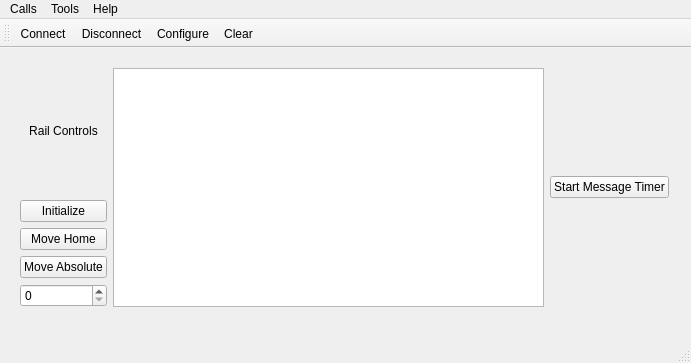
<?xml version="1.0" encoding="UTF-8"?>
<ui version="4.0">
 <class>MainWindow</class>
 <widget class="QMainWindow" name="MainWindow">
  <property name="geometry">
   <rect>
    <x>0</x>
    <y>0</y>
    <width>691</width>
    <height>363</height>
   </rect>
  </property>
  <property name="windowTitle">
   <string>Comm Test</string>
  </property>
  <widget class="QWidget" name="centralWidget">
   <widget class="QWidget" name="layoutWidget">
    <property name="geometry">
     <rect>
      <x>9</x>
      <y>9</y>
      <width>671</width>
      <height>261</height>
     </rect>
    </property>
    <layout class="QHBoxLayout" name="horizontalLayout">
     <item>
      <layout class="QVBoxLayout" name="verticalLayout">
       <item>
        <widget class="QLabel" name="label">
         <property name="text">
          <string>Rail Controls</string>
         </property>
         <property name="alignment">
          <set>Qt::AlignCenter</set>
         </property>
        </widget>
       </item>
       <item>
        <widget class="QPushButton" name="pushButtonInitialize">
         <property name="text">
          <string>Initialize</string>
         </property>
        </widget>
       </item>
       <item>
        <widget class="QPushButton" name="pushButtonMoveHome">
         <property name="text">
          <string>Move Home</string>
         </property>
        </widget>
       </item>
       <item>
        <widget class="QPushButton" name="pushButtonMoveAbsolute">
         <property name="text">
          <string>Move Absolute</string>
         </property>
        </widget>
       </item>
       <item>
        <widget class="QSpinBox" name="spinBoxAbsoluteValue">
         <property name="maximum">
          <number>299</number>
         </property>
        </widget>
       </item>
      </layout>
     </item>
     <item>
      <widget class="QPlainTextEdit" name="plainTextEdit"/>
     </item>
     <item>
      <layout class="QVBoxLayout" name="verticalLayout_3"/>
     </item>
     <item>
      <widget class="QPushButton" name="pushButtonStartMessageTimer">
       <property name="text">
        <string>Start Message Timer</string>
       </property>
      </widget>
     </item>
    </layout>
   </widget>
  </widget>
  <widget class="QMenuBar" name="menuBar">
   <property name="geometry">
    <rect>
     <x>0</x>
     <y>0</y>
     <width>691</width>
     <height>22</height>
    </rect>
   </property>
   <widget class="QMenu" name="menuCalls">
    <property name="title">
     <string>Calls</string>
    </property>
    <addaction name="actionConnect"/>
    <addaction name="actionDisconnect"/>
    <addaction name="separator"/>
    <addaction name="actionQuit"/>
   </widget>
   <widget class="QMenu" name="menuTools">
    <property name="title">
     <string>Tools</string>
    </property>
    <addaction name="actionConfigure"/>
    <addaction name="actionClear"/>
   </widget>
   <widget class="QMenu" name="menuHelp">
    <property name="title">
     <string>Help</string>
    </property>
    <addaction name="actionAbout"/>
    <addaction name="actionAboutQt"/>
   </widget>
   <addaction name="menuCalls"/>
   <addaction name="menuTools"/>
   <addaction name="menuHelp"/>
  </widget>
  <widget class="QToolBar" name="mainToolBar">
   <attribute name="toolBarArea">
    <enum>TopToolBarArea</enum>
   </attribute>
   <attribute name="toolBarBreak">
    <bool>false</bool>
   </attribute>
   <addaction name="actionConnect"/>
   <addaction name="actionDisconnect"/>
   <addaction name="actionConfigure"/>
   <addaction name="actionClear"/>
  </widget>
  <widget class="QStatusBar" name="statusBar"/>
  <action name="actionAbout">
   <property name="text">
    <string>&amp;About</string>
   </property>
   <property name="toolTip">
    <string>About program</string>
   </property>
   <property name="shortcut">
    <string>Alt+A</string>
   </property>
  </action>
  <action name="actionAboutQt">
   <property name="text">
    <string>About Qt</string>
   </property>
  </action>
  <action name="actionConnect">
   <property name="icon">
    <iconset resource="RailComm.qrc">
     <normaloff>:/images/connect.png</normaloff>:/images/connect.png</iconset>
   </property>
   <property name="text">
    <string>C&amp;onnect</string>
   </property>
   <property name="toolTip">
    <string>Connect to serial port</string>
   </property>
   <property name="shortcut">
    <string>Ctrl+O</string>
   </property>
  </action>
  <action name="actionDisconnect">
   <property name="icon">
    <iconset resource="RailComm.qrc">
     <normaloff>:/images/disconnect.png</normaloff>:/images/disconnect.png</iconset>
   </property>
   <property name="text">
    <string>&amp;Disconnect</string>
   </property>
   <property name="toolTip">
    <string>Disconnect from serial port</string>
   </property>
   <property name="shortcut">
    <string>Ctrl+D</string>
   </property>
  </action>
  <action name="actionConfigure">
   <property name="icon">
    <iconset resource="RailComm.qrc">
     <normaloff>:/images/settings.png</normaloff>:/images/settings.png</iconset>
   </property>
   <property name="text">
    <string>&amp;Configure</string>
   </property>
   <property name="toolTip">
    <string>Configure serial port</string>
   </property>
   <property name="shortcut">
    <string>Alt+C</string>
   </property>
  </action>
  <action name="actionClear">
   <property name="icon">
    <iconset resource="RailComm.qrc">
     <normaloff>:/images/clear.png</normaloff>:/images/clear.png</iconset>
   </property>
   <property name="text">
    <string>C&amp;lear</string>
   </property>
   <property name="toolTip">
    <string>Clear data</string>
   </property>
   <property name="shortcut">
    <string>Alt+L</string>
   </property>
  </action>
  <action name="actionQuit">
   <property name="icon">
    <iconset resource="RailComm.qrc">
     <normaloff>:/images/application-exit.png</normaloff>:/images/application-exit.png</iconset>
   </property>
   <property name="text">
    <string>&amp;Quit</string>
   </property>
   <property name="shortcut">
    <string>Ctrl+Q</string>
   </property>
  </action>
 </widget>
 <layoutdefault spacing="6" margin="11"/>
 <resources>
  <include location="RailComm.qrc"/>
 </resources>
 <connections/>
</ui>
